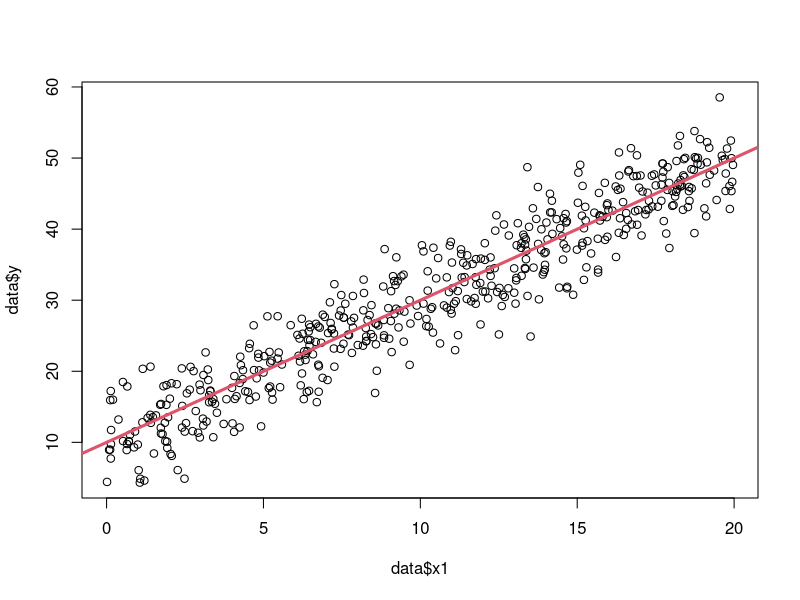
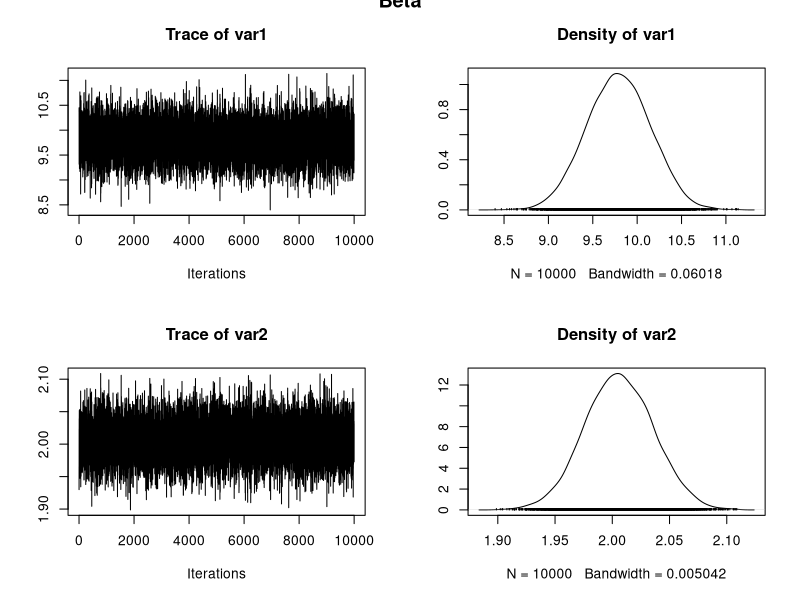
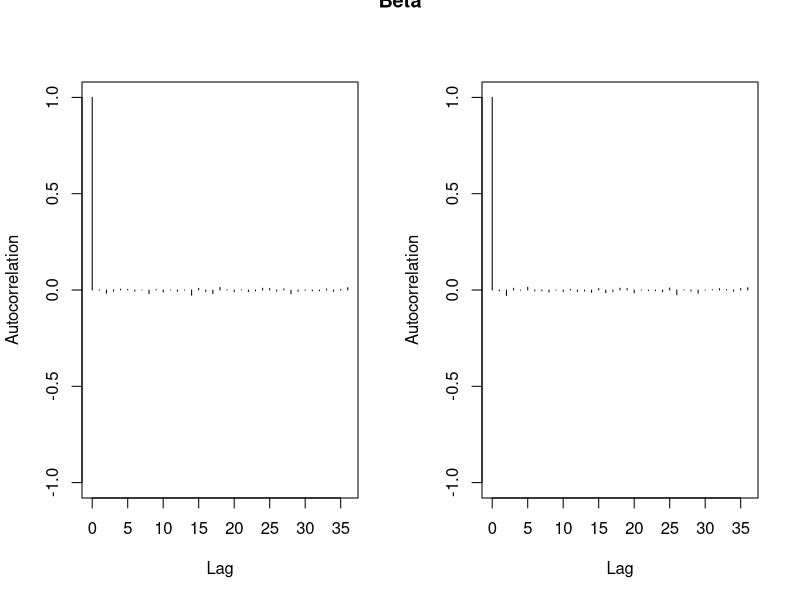
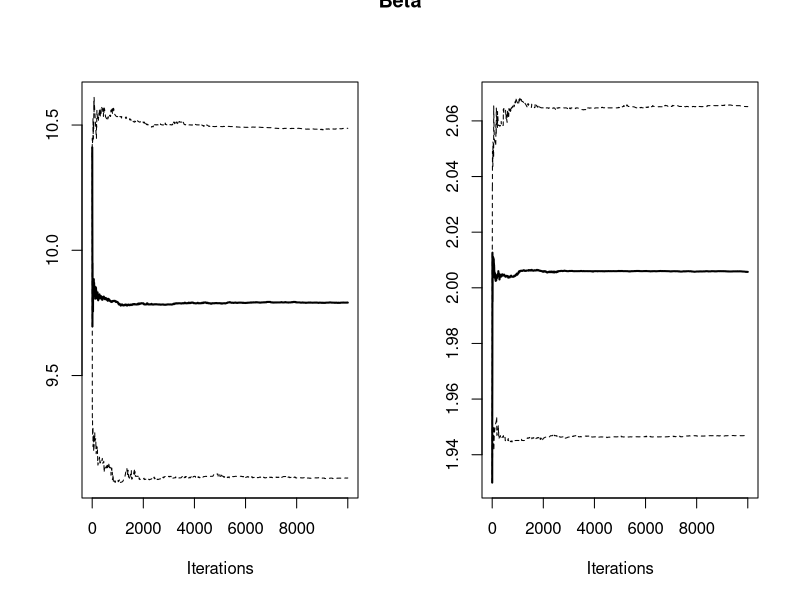
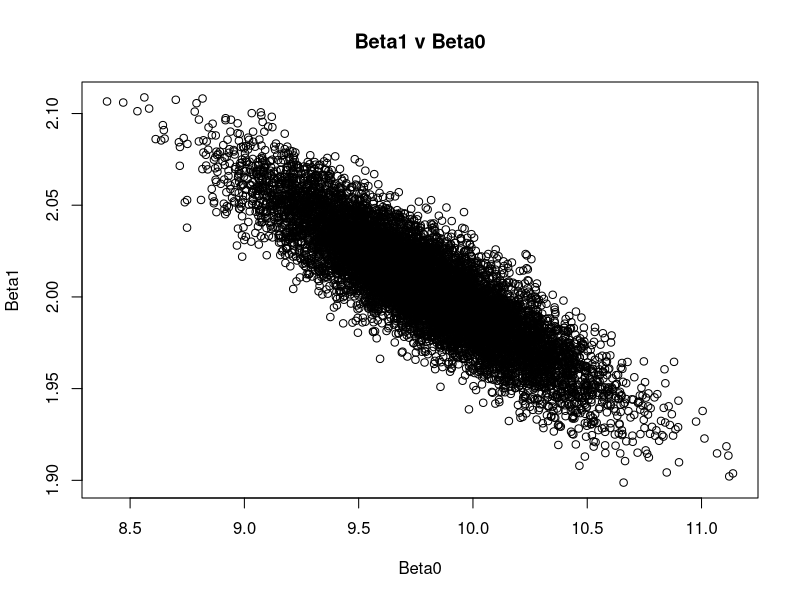
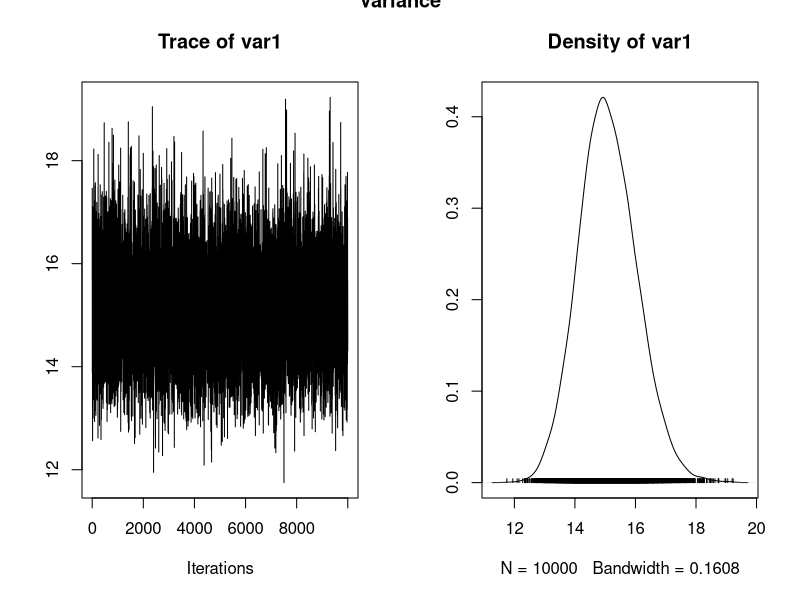
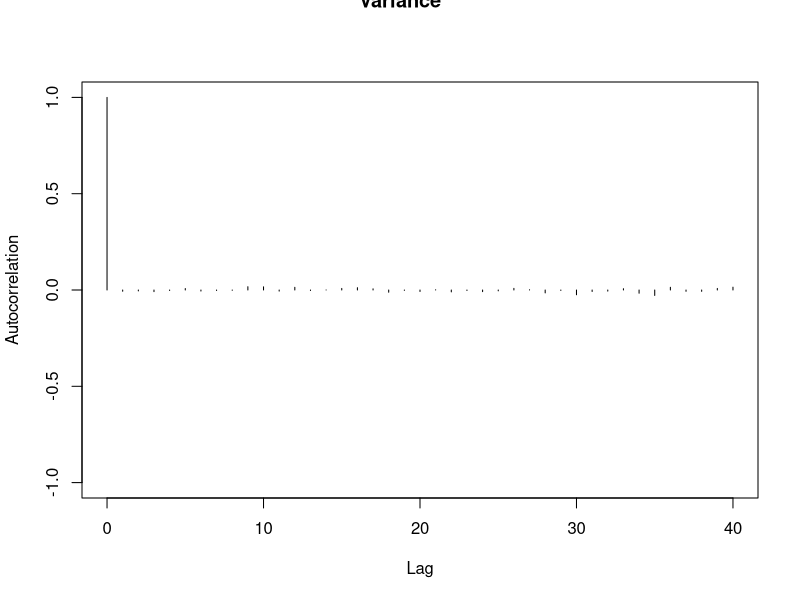
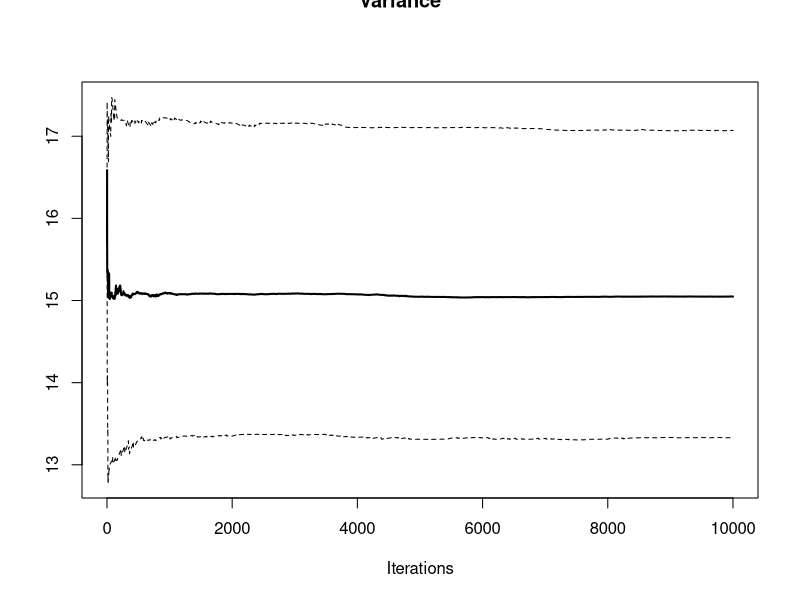

Source code (R) for these figures, in order:
## ---- chunk 1
### Part 1: simulate data from a known model

# Assign the parameters
b0 <- 10				## define the intercept
b1 <- 2					## define the slope
beta <- matrix(c(b0,b1),2,1)		## put true?? regression parameters in a matrix
sigma2 <- 4^2				## define the variance (s.d. = 4)
n <- 500        ## define the sample size

gen_data <- function(n, beta, sigma2){
  # Generate sample data
  x1 <- runif(n,0,20)
  x <- cbind(rep(1,n),x1)
  y <- matrix(rnorm(n, x%*%beta, sqrt(sigma2)),n,1)
  return(list(x1=x1,y=y, x= x))
}
data <- gen_data(n, beta, sigma2)

# visual check
plot(data$x1,data$y)
abline(b0,b1,col=2,lwd=3)
## ---- chunk 2
## specify priors
append_priors <- function(data, bprior, vinvert,s1,s2){
  data$bprior <-bprior
  data$vinvert <-vinvert
  data$s1 <- s1
  data$s2 <- s2
  return(data)
}
bprior <- as.vector(c(0,0))
vinvert <- solve(diag(1000,2))
s1 <- 0.1
s2 <- 0.1
data <- append_priors(data, bprior, vinvert, s1, s2)

##precompute frequently used quantities
precompute <-function(data){
  data$VbB = data$vinvert %*% data$bprior
  data$XY = t(data$x) %*% data$y
  data$XX = t(data$x) %*% data$x
  return(data)
}
data <- precompute(data)

##load libraries
library(coda)
library(mvtnorm)

## initial conditions
sg <- 50
sinv <- 1/sg
## ---- chunk 3
## Gibbs loop
gibbs <- function(data, sinv){
  data$ngibbs <- 10000  ## number of updates
  data$bgibbs <- matrix(0.0,nrow=data$ngibbs,ncol=2) 	## storage for beta
  data$sgibbs <- numeric(data$ngibbs)			## storage for sigma2
  for(g in 1:data$ngibbs){
  
    ## sample regression parameters
    ## See second equation above in the first section
    bigV    <- solve(sinv*data$XX + data$vinvert)  ## Covariance matrix
    littlev <- sinv*data$XY + data$VbB
    b = t(rmvnorm(1,bigV %*% littlev,bigV))   ## Vv is the mean vector
    
    ## sample variance
    ## See third equation above in the first section
    u1 <- data$s1 + n/2
    u2 <- data$s2 + 0.5*crossprod(data$y-data$x%*%b)
    sinv <- rgamma(1,u1,u2)
    sg <- 1/sinv
  
    ## storage
    data$bgibbs[g,] <- b  ## store the current value of beta vector
    data$sgibbs[g]  <- sg  ## store the current value of the variance  
    #if(g %%100 == 0) print(g)	##show how many steps have been performed
  }  
  return(data)
}

output <- gibbs(data, sinv)
## ---- chunk 4

## diagnostics of beta
bmcmc <- mcmc(output$bgibbs)  ## use beta
vmcmc <- mcmc(output$sgibbs)   # use the variance

plot(bmcmc)  		## mcmc history and density plot
title("Beta",outer=T)
autocorr.plot(bmcmc)		## autocorrelation
title("Beta",outer=T)
cumuplot(bmcmc)		## quantile plot
title("Beta",outer=T)
plot(output$bgibbs[,1],output$bgibbs[,2], main="Beta1 v Beta0", xlab="Beta0", ylab="Beta1")  ## pairs plot to evaluate parameter correlation


# Variance plots
plot(vmcmc)  		        ## mcmc history and density plot
title("Variance",outer=T)
autocorr.plot(vmcmc)		## autocorrelation
title("Variance",outer=T)
cumuplot(vmcmc)		      ## quantile plot
title("Variance",outer=T)

summary(bmcmc)           ## summary table coefs
summary(vmcmc)         	## summary table var
summary(lm( data$y ~ data$x1 ))
print(c(b0,b1,sigma2))
## ---- chunk 5
output$xpred <- 0:20
plot(output$x1,output$y)
for(i in 1:10){
  lines(output$xpred, output$bgibbs[i,1] + output$bgibbs[i,2]*output$xpred)
}
## ---- chunk 6
  
credi_predi <- function(data){
  ## credible and prediction intervals for the mcmc object
  data$xpred <- 0:20    				      ## sequence of x values we're going to
  data$npred <- length(data$xpred)				##      make predictions for
  data$ypred <- matrix(0.0,nrow=data$ngibbs,ncol=data$npred)	## storage for predictive interval
  data$ycred <- matrix(0.0,nrow=data$ngibbs,ncol=data$npred)	## storage for credible interval
  
  beg = 1
  thin = 1
  
  for(g in seq(from=beg,to=data$ngibbs,by=thin)){
      data$Ey <- data$bgibbs[g,1] + data$bgibbs[g,2] * data$xpred
      data$ycred[g,] <- data$Ey
      data$ypred[g,] <- rnorm(data$npred,data$Ey,sqrt(data$sgibbs[g]))
  }
  
  data$ci <- apply(data$ycred,2,quantile,c(0.025,0.5,0.975))  ## credible interval and median
  data$pi <- apply(data$ypred,2,quantile,c(0.025,0.975))		## prediction interval
  return(data)
}

output <- credi_predi(output)

plot_stuff <- function(data){  
  plot(data$x1,data$y,cex=0.5,xlim=c(0,20),ylim=c(0,50),xlab="x",ylab="y", main=paste("Sample size", length(data$x1)))
  lines(data$xpred,data$ci[1,],col=3,lty=2)  ## lower CI
  lines(data$xpred,data$ci[2,],col=3,lwd=2)	## median
  lines(data$xpred,data$ci[3,],col=3,lty=2)	## upper CI
  lines(data$xpred,data$pi[1,],col=4,lty=2)	## lower PI
  lines(data$xpred,data$pi[2,],col=4,lty=2)	## upper PI  
  abline(b0,b1)				## true model  
  legend("topleft",legend=c("True Process","95% Credible Interval","95% Prediction Interval"),col=c(1,3,4),lty=c(1,2,2))
}
plot_stuff(output)
## ---- chunk 7
L <- list()
for(n in c(5,50, 500)){
  # Setup the different data sets
  d<-gen_data(n, beta, sigma2)
  d <- append_priors(data = d, bprior = bprior, vinvert = vinvert, s1 = s1, s2 = s2)
  d <- precompute(d)
  d <- gibbs(data = d, sinv)
  d <- credi_predi(d)
  L[[length(L)+1]] <- d
}


# A plot with the pseudo-data, the true model, the 95% credible interval on the model, and the 95% prediction interval.

par(mfrow=c(1,3))
for(l in L){
 # plot them
 plot_stuff(l)
}

# Table it up
table_stuff<-function(L){
  table <- data.frame()
  for (l in L){
    n <- length(l$x1)
    sumB<-summary(mcmc(l$bgibbs))
    sumS<- summary(mcmc(l$sgibbs))
    cols_1 <- rbind(sumB[[1]][,1:2], sumS[[1]][1:2])
    cols_2 <- rbind(sumB[[2]], sumS[[2]])
    df <- data.frame(cbind(cols_1,cols_2))
    names(df)[3:7] <- dimnames(cols_2)[[2]]
    row.names(df) <- NULL
    df <- cbind(Var= c("b0","b1","sigma2"), df)
    df$n = rep(n,3)
    table <-rbind(table, df)
  }
  table$CI <- table[,"97.5%"]-table[,"2.5%"]  
  return(table)
}
table <- table_stuff(L)
# A summary table of parameter estimates
table[order(table[,"Var"]),]

library(ggplot2)


p1<- ggplot(data=subset(table, Var=="b0"), aes(x=log(n), y=Mean)) + geom_point() + geom_line() + geom_errorbar(aes(ymax=`97.5%`, ymin=`2.5%`, width=0)) + theme_bw() + ylab("b0") + geom_hline(aes(yintercept=10, color="red")) + geom_line(aes(y=`97.5%`), colour="green")+ geom_line(aes(y=`2.5%`), colour="green")

p2<- ggplot(data=subset(table, Var=="b1"), aes(x=log(n), y=Mean)) + geom_point() + geom_line() + geom_errorbar(aes(ymax=`97.5%`, ymin=`2.5%`, width=0)) + theme_bw()+ ylab("b1")+ geom_hline(aes(yintercept=2, color="red")) + geom_line(aes(y=`97.5%`), colour="green")+ geom_line(aes(y=`2.5%`), colour="green")

p3 <- ggplot(data=subset(table, Var=="sigma2"), aes(x=log(n), y=Mean)) + geom_point() + geom_line() + geom_errorbar(aes(ymax=`97.5%`, ymin=`2.5%`, width=0)) + theme_bw()+ ylab("sigma2")+ geom_hline(aes(yintercept=16, color="red")) + geom_line(aes(y=`97.5%`), colour="green")+ geom_line(aes(y=`2.5%`), colour="green")

library(gridExtra)

# Plots showing how the estimate of the parameter mean and the 95% CI around that mean changes with sample size.  Sample size should be on the x-axis on a log scale.  Make plots for each of the 3 parameters
grid.arrange(p1,p2,p3,ncol=3)

## ---- chunk 8
# new prior
new_bprior <- c(0,1)
new_vinvert <- solve(diag(c(1000,0.25)))

# Create the data object
  d <-gen_data(5, beta, sigma2)
  d <- append_priors(data = d, bprior = new_bprior, vinvert = new_vinvert, s1 = s1, s2 = s2)
  d <- precompute(d)
  d <- gibbs(data = d, sinv)
  d <- credi_predi(d)
  
  # Summary Table
  new_table <- table_stuff(list(d))
  new_table

  # Compare to the sample without prior
  table[table$n==5,]

  # Plot
  par(mfrow=c(1,1))
  plot_stuff(d)
